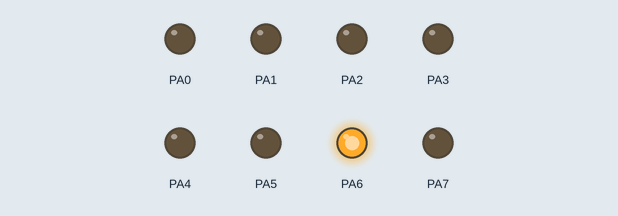
Recording of a program running on a simulated ATmega128, built with avr-gcc and emulated at 16 MHz. Parts: output pins drawn as LEDs (lit = HIGH).

Above: at 0.25 s.
At 0.9 s:
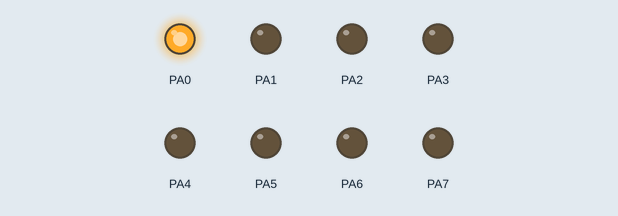
At 1.95 s:
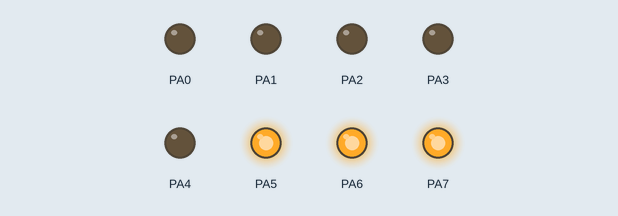
At 3.0 s:
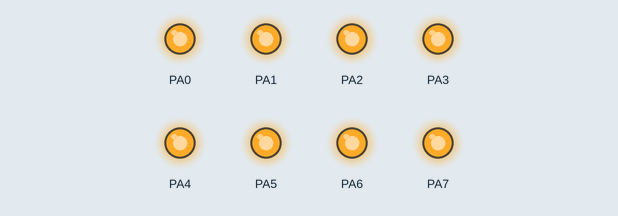
At 3.8 s:
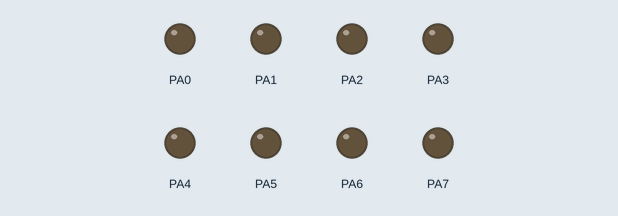
At 4.9 s:
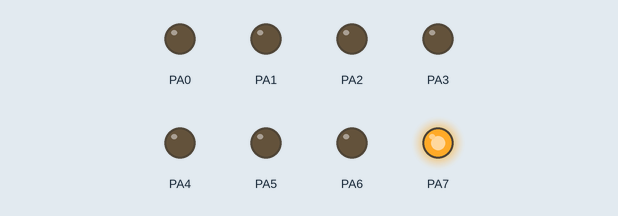
Timing chart, 0 to 6.2 s (numbered marks = the images above):
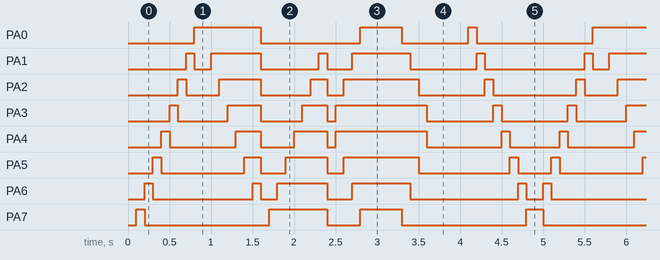

The program:

main.c
```c
/*
 * 03.TIMER_CONTROL.c
 *
 * Created: 2026-06-15 오전 11:36:36
 * Author : kccistc
 */


#define F_CPU 16000000UL
#include <avr/io.h>
#include <util/delay.h>
#include <avr/interrupt.h>  //sei 등의 함수

extern int led_main(void);
void init_timer0(void);

volatile uint32_t msec_count = 0; //volatile 최적화 방지

/*
ISR(Interrupt Service Routine) : 인터럽트 처리함수 ISR로 시작
TIMER0_OVF_vect : Timer 0 Overflow INT 가 발생되면 이곳으로 진입함
250개의 펄스를 count (1ms) 하면 이곳으로 자동 진입한다
ISR은 가능한 짧게 작성한다
*/

ISR(TIMER0_OVF_vect) //타이머0의 오버플로우 인터럽트 함수
{
	TCNT0 = 6; //한번 인터럽트 하고나면 TCNT0가 0이 되므로 재정의
	msec_count++; //1ms count
}

int main(void)
{
	init_timer0();
	led_main();

	while (1)
    {
    }
}


/*
1.timer0을 초기화 한다.
AVR에서 8bit timer 0/2 두개가 있는데, 0번을 초기화 한다.
임베디드 쪽에서 가장 신경써야할 부분이 초기화 하는것이다.
초기화가 잘못되면 이후가 다 꼬인다.

2.8bit를 가지고 1ms를 측정하는 timer/counter를 만들고자 한다.
 2.1 분주비 설정 (64분주)
     16000000Hz /64 ==> 250,000Hz
 2.2 1주기가 잡아먹는 시간 계산
	 T = 1/f = 1/250,000 ==> 0.000004sec (4us) ==> 0.004ms
 2.3 8bit 가지고 count 하는 시간을 계산 (8bit timer OV(Overflow))
     0.004ms x 256개 ==>  0.001024 sec (1.024ms)
	 0.004ms X 250개 ==> 0.001sec(1ms)
*/

void init_timer0(void){

	TCNT0 = 6;  //TCNT0 6~256 : 250개 펄스 count 하기 위해

	TCCR0 |= 1 << CS02 | 0 << CS01 | 0 << CS00; //64분주
	TIMSK |= 1 << TOIE0; //TIMER0 Overflow INT
	sei(); // 전역(대문)interrupt 허용
}
```

led.c
```c
/*
 * led.c
 *
 * Created: 2026-06-10 오후 3:10:22
 *  Author: user
 */

#include "led.h"
void init_led(void);
void led_all_on(void);
void led_all_off(void);
void led_shift_left_on(void);
void led_shift_right_on(void);
int led_main(void);
void led_shift_right_keep_on(void);
void led_shift_left_keep_on(void);
void led_flower_on(void);
void led_flower_off(void);

#define  FUNC_SU 8
extern volatile uint32_t msec_count ;
int func_state = 0;

void (*fp[]) () =
{
	led_shift_left_on, //func_state = 0
	led_shift_right_on,
	led_shift_left_keep_on,
	led_all_off,
	led_shift_right_keep_on,
	led_all_off,
	led_flower_on,
	led_flower_off //func_state = 5
};

int led_main(void){

//	uint8_t led_toggle = 0;
	init_led();
	led_all_off();
	while(1)
	{
#if 1

	fp[func_state] ();

#else
		if(msec_count >= 500) //500ms  if(msec_count == 500)
		{
		msec_count = 0;
		led_toggle = !led_toggle;
		if(led_toggle){
			led_all_on();
			}
		else led_all_off();

	}
#endif

       /*led_shift_left_keep_on();
		led_all_off();
		led_shift_right_keep_on();
		led_all_off();
		*/
/*	   led_flower_on();

	   led_flower_off();
	   */

	}
	return 0;
}

void init_led(void)
{
	DDRA=0xff;  // PORTA 를 출력 모드로 설정
	PORTA=0x00;  // PORTA에 물려있는 led를 all off
}

void led_all_on(void)
{
	PORTA=0xff;
}

void led_all_off(void)
{
	PORTA=0x00;
	func_state = (func_state + 1) % FUNC_SU;
}


void led_shift_left_on() {
#if 1

	static int i = 0;

	if(msec_count >=100)
	{
		msec_count = 0;
		*(unsigned char*)0x3B = 1 << i;
		if ((i = (i + 1) % 8) == 0)
		func_state = (func_state + 1) % FUNC_SU; //다음 실행할 func 으로 jump
	}


#endif
#if 0

	static int i = 0;

	*(unsigned char*)0x3B = 1 << i;
	_delay_ms(30);
	i = (i + 1) % 8;

/*	for (int i = 0; i < 8; i++) {
		*(unsigned char*)0x3B = 1 << i;
		_delay_ms(30);
*/
	}
#endif
}


void led_shift_right_on() {
#if 1

	static int i = 0;
	if(msec_count >=100)
	{
		msec_count = 0;
		*(unsigned char*)0x3B = 0x80 >> i;
		if ((i = (i + 1) % 8) == 0)
		func_state = (func_state + 1) % FUNC_SU; //다음 실행할 func 으로 jump
	}
	// *(unsigned char*)0x3B = 1 << (7 - i);


#else

	for (int i = 0; i < 8; i++) {
		*(unsigned char*)0x3B = 1 << (7 - i);
		_delay_ms(30);
	}
#endif
}

void led_shift_left_keep_on(){

		static int i = 0;
		if(msec_count >=100){
		msec_count = 0;
		*(unsigned char*)0x3B |= 1 << i;
		if ((i = (i + 1) % 8) == 0)
		func_state = (func_state + 1) % FUNC_SU; //다음 실행할 func 으로 jump
				}
		}


void led_shift_right_keep_on(){
			static int i = 0;
			if(msec_count >=100){
				msec_count = 0;
				*(unsigned char*)0x3B |= 0x80 >> i;
				if ((i = (i + 1) % 8) == 0)
				func_state = (func_state + 1) % FUNC_SU; //다음 실행할 func 으로 jump
			}
}

void led_flower_on(){
		static int i = 0;
		if(msec_count >=100){
		msec_count = 0;
		*(unsigned char*)0x3B |= (1 << (3 - i) | 1 << (4 + i));
		if ((i = (i + 1) % 8) == 0)
		func_state = (func_state + 1) % FUNC_SU; //다음 실행할 func 으로 jump
				}
}
	/*
	PORTA |= (1<<4) | (1<<3); _delay_ms(300);
	PORTA |= (1<<5) | (1<<2); _delay_ms(300);
	PORTA |= (1<<6) | (1<<1); _delay_ms(300);
	PORTA |= (1<<7) | (1<<0); _delay_ms(300);
*/


void led_flower_off(){

		static int i = 0;
		if(msec_count >=100){
		msec_count = 0;
		*(unsigned char*)0x3B &= ~(1 << (0 + i) | 1 << (7 - i));
		if ((i = (i + 1) % 8) == 0)
		func_state = (func_state + 1) % FUNC_SU; //다음 실행할 func 으로 jump
		}
}
	/*	PORTA &= ~((1<<7) | (1<<0)); _delay_ms(300);
	PORTA &= ~((1<<6) | (1<<1)); _delay_ms(300);
	PORTA &= ~((1<<5) | (1<<2)); _delay_ms(300);
	PORTA &= ~((1<<4) | (1<<3)); _delay_ms(300);
*/
```

led.h
```c
/*
 * led.h
 *
 * Created: 2026-06-10 오후 3:09:22
 *  Author: user
 */


#ifndef LED_H_
#define LED_H_
#define F_CPU 16000000UL  // 16MHz
#include <avr/io.h>  // PORTA PORTB PORTD... IO관련 reg가 들어 있다.
#include <util/delay.h>  // _delay_ms _delay_us 등

#endif /* LED_H_ */
```

Measured:
- by itself, PA0: repeats every 4.8 s: LOW 1.2 s, HIGH 0.50 s, LOW 0.80 s, HIGH 0.10 s, LOW 1.4 s, HIGH 0.80 s
- by itself, PA3: repeats every 4.8 s: LOW 0.60 s, HIGH 0.40 s, LOW 0.50 s, HIGH 0.30 s, LOW 0.10 s, HIGH 1.1 s, 2 × (LOW 0.80 s, HIGH 0.10 s)
- by itself, PA7: repeats every 4.8 s: LOW 1.5 s, HIGH 0.70 s, LOW 0.40 s, HIGH 0.50 s, LOW 1.5 s, HIGH 0.20 s
- by itself, PA5: repeats every 4.8 s: LOW 1.0 s, HIGH 0.20 s, LOW 0.30 s, HIGH 0.50 s, LOW 0.20 s, HIGH 0.90 s, LOW 1.1 s, HIGH 0.10 s, LOW 0.40 s, HIGH 0.10 s
- by itself, PA6: repeats every 4.8 s: LOW 1.2 s, HIGH 0.10 s, LOW 0.20 s, HIGH 0.60 s, LOW 0.30 s, HIGH 0.70 s, LOW 1.3 s, HIGH 0.10 s, LOW 0.20 s, HIGH 0.10 s
